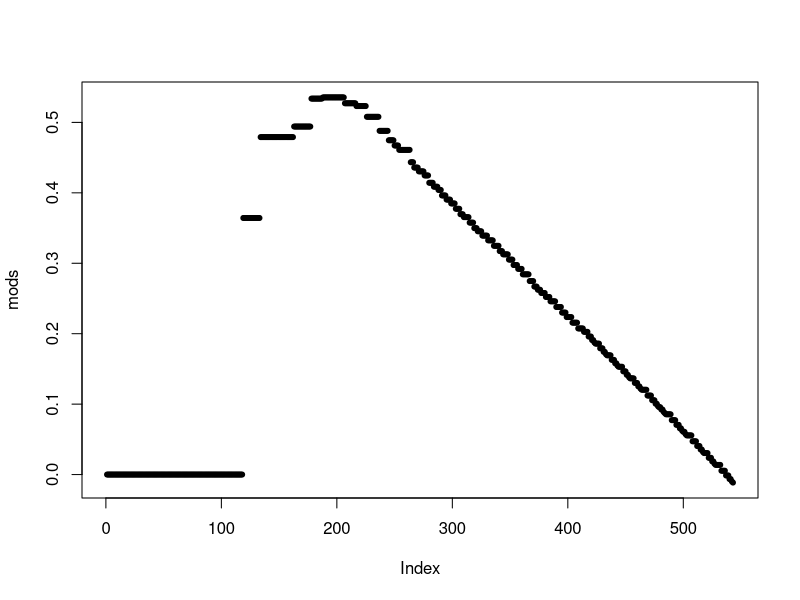
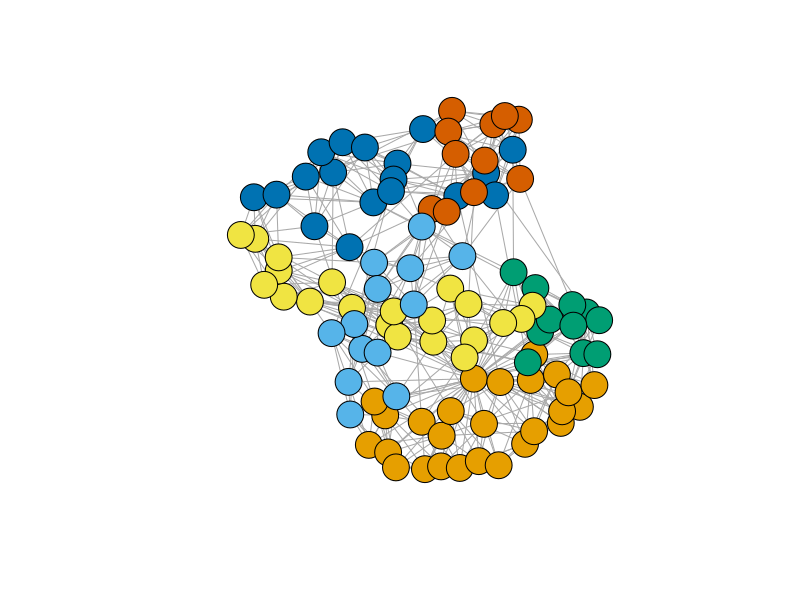

Generate these figures, in order, with R: (Note: this script raises an error after producing the figures.)
# First we load the ipgrah package
library(igraph)

# let's generate two networks and merge them into one graph.
g2 <- barabasi.game(50, p=2, directed=F)
g1 <- watts.strogatz.game(1, size=100, nei=5, p=0.05)
g <- graph.union(g1,g2)

# let's remove multi-edges and loops
g <- simplify(g)

# let's see if we have communities here using the 
# Grivan-Newman algorithm
# 1st we calculate the edge betweenness, merges, etc...
ebc <- edge.betweenness.community(g, directed=F)

# Now we have the merges/splits and we need to calculate the modularity
# for each merge for this we'll use a function that for each edge
# removed will create a second graph, check for its membership and use
# that membership to calculate the modularity
mods <- sapply(0:ecount(g), function(i){
  g2 <- delete.edges(g, ebc$removed.edges[seq(length=i)])
  cl <- clusters(g2)$membership
  # March 13, 2014 - compute modularity on the original graph g 
  # (Thank you to Augustin Luna for detecting this typo) and not on the induced one g2. 
  modularity(g,cl)
})

# we can now plot all modularities
plot(mods, pch=20)

# Now, let's color the nodes according to their membership
g2<-delete.edges(g, ebc$removed.edges[seq(length=which.max(mods)-1)])
V(g)$color=clusters(g2)$membership

# Let's choose a layout for the graph
g$layout <- layout.fruchterman.reingold

# plot it
plot(g, vertex.label=NA)

# if we wanted to use the fastgreedy.community agorithm we would do
fc <- fastgreedy.community(g)
com<-community.to.membership(g, fc$merges, steps= which.max(fc$modularity)-1)
V(g)$color <- com$membership+1
g$layout <- layout.fruchterman.reingold
plot(g, vertex.label=NA)
